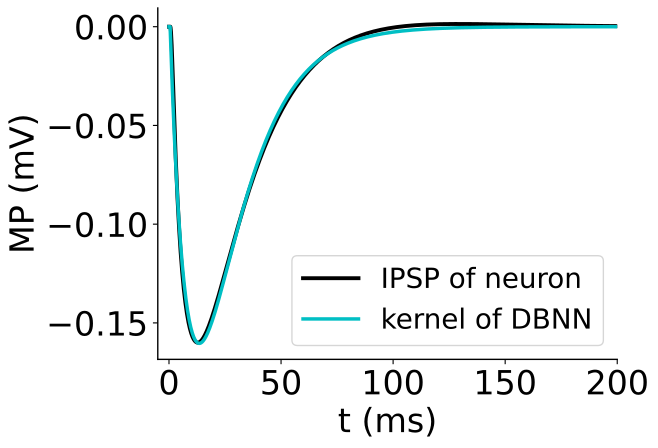

This figure's Python source:
import csv
import os
from itertools import zip_longest
from pathlib import Path

import matplotlib

matplotlib.use("Agg")

import matplotlib.pyplot as plt
import numpy as np
import torch


SCRIPT_DIR = Path(__file__).resolve().parent
ROOT = SCRIPT_DIR.parents[2]
DATA_DIR = ROOT / "nc_final_data" / "Figure4" / "Figure4_b2"
SOURCE_DIR = ROOT / "nc_final_source_data" / "Figure4" / "Figure4_b2"




def write_columns(path, columns, arrays):
    values = [np.asarray(value) for value in arrays]
    if any(value.ndim != 1 for value in values) or len(columns) != len(values):
        raise ValueError("Unexpected source data shape")
    values = [value.astype(np.float64) if value.dtype == np.float32 else value for value in values]
    path.parent.mkdir(parents=True, exist_ok=True)
    temporary = path.with_name(f".{path.name}.{os.getpid()}.tmp")
    try:
        with temporary.open("w", encoding="utf-8", newline="") as stream:
            writer = csv.writer(stream)
            writer.writerow(columns)
            writer.writerows(zip_longest(*values, fillvalue=""))
        os.replace(temporary, path)
    finally:
        if temporary.exists():
            temporary.unlink()


_SOURCE_COLUMNS = {}


_SOURCE_COLUMNS = {}


def collect_source(path, value, allow_pickle=False):
    name = Path(path).stem
    name = {"neuron_psp": "NEURON", "dbnn_kernel": "DBNN"}.get(name, name)
    _SOURCE_COLUMNS[name] = np.asarray(value)


def draw_figure():
    response = np.load(DATA_DIR / "IPSP2.npy", allow_pickle=False).astype(np.float64)
    response -= response[0]
    state = torch.load(DATA_DIR / "dbnn_checkpoint.pt", map_location="cpu", weights_only=True)["model_state"]
    time_ms = np.arange(response.size, dtype=np.float64) * 0.1
    lag = np.maximum(time_ms - 0.5, 0.0)
    kernel = float(state["omega"][488]) * (-np.expm1(-lag / float(state["tau_rise"][488]))) * np.exp(-lag / float(state["tau_decay"][488]))
    SOURCE_DIR.mkdir(parents=True, exist_ok=True)
    for name, value in (("time_ms.npy", time_ms), ("neuron_psp.npy", response), ("dbnn_kernel.npy", kernel)):
        collect_source(SOURCE_DIR / name, value, allow_pickle=False)
    with plt.rc_context({"font.size": 16, "axes.linewidth": 1.0, "pdf.fonttype": 42}):
        fig, ax = plt.subplots(figsize=(6.5, 4.4), constrained_layout=True)
        ax.plot(time_ms, response, color="black", linewidth=2.8, label="IPSP of neuron")
        ax.plot(time_ms, kernel, color="#00bfc4", linewidth=2.5, label="kernel of DBNN")
        ax.set_xlim(-5, time_ms[-1])
        ax.set_xlabel("t (ms)", fontsize=24)
        ax.set_ylabel("MP (mV)", fontsize=24)
        ax.tick_params(axis="both", labelsize=24)
        ax.set_yticks([-0.15, -0.10, -0.05, 0])
        if np.isclose(time_ms[-1], 200):
            ax.set_xticks([0, 50, 100, 150, 200])
        ax.spines[["top", "right"]].set_visible(False)
        ax.legend(loc="lower right", fontsize=20)
        fig.savefig(SCRIPT_DIR / "Figure4_b2.pdf", dpi=250, bbox_inches="tight", pad_inches=0.08)
        plt.close(fig)


def main():
    _SOURCE_COLUMNS.clear()
    draw_figure()
    write_columns(SOURCE_DIR / f"{SCRIPT_DIR.name}.csv", tuple(_SOURCE_COLUMNS), tuple(_SOURCE_COLUMNS.values()))


if __name__ == "__main__":
    main()
